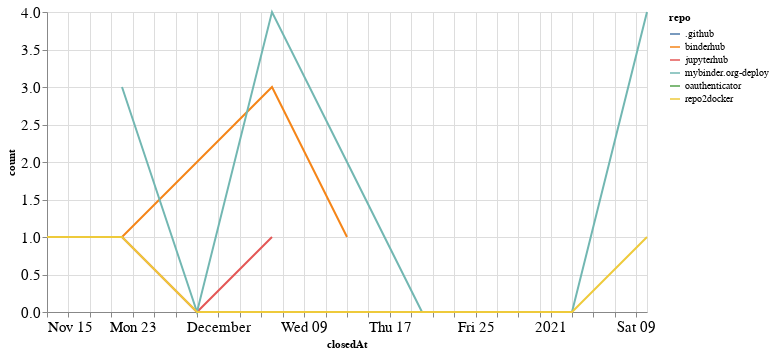

Notebook source saved alongside this figure:
### Code cell
closed_by_time = closed_by.groupby('repo').resample('W', on='closedAt').count()['author'].reset_index()
closed_by_time = closed_by_time.rename(columns={'author': 'count'})

alt.Chart(closed_by_time, width=600).mark_line().encode(
    x='closedAt',
    y='count',
    color='repo',
    tooltip="repo"
)

### Figure 1 — Vega-Lite specification as saved in the notebook (floating-point values rounded to 4 significant figures)
{"config": {"axisLeft": {"labelFontSize": 15}, "axisBottom": {"labelFontSize": 15}}, "data": {"name": "data-91a7146cd45b12bb8aa579bcf3b8eb56"}, "mark": "line", "encoding": {"color": {"type": "nominal", "field": "repo"}, "tooltip": {"type": "nominal", "field": "repo"}, "x": {"type": "temporal", "field": "closedAt"}, "y": {"type": "quantitative", "field": "count"}}, "width": 600, "$schema": "https://vega.github.io/schema/vega-lite/v4.8.1.json", "datasets": {"data-91a7146cd45b12bb8aa579bcf3b8eb56": [{"repo": ".github", "closedAt": "2020-12-06T00:00:00", "count": 1}, {"repo": "binderhub", "closedAt": "2020-11-15T00:00:00", "count": 1}, {"repo": "binderhub", "closedAt": "2020-11-22T00:00:00", "count": 1}, {"repo": "binderhub", "closedAt": "2020-11-29T00:00:00", "count": 2}, {"repo": "binderhub", "closedAt": "2020-12-06T00:00:00", "count": 3}, {"repo": "binderhub", "closedAt": "2020-12-13T00:00:00", "count": 1}, {"repo": "jupyterhub", "closedAt": "2020-11-22T00:00:00", "count": 1}, {"repo": "jupyterhub", "closedAt": "2020-11-29T00:00:00", "count": 0}, {"repo": "jupyterhub", "closedAt": "2020-12-06T00:00:00", "count": 1}, {"repo": "mybinder.org-deploy", "closedAt": "2020-11-22T00:00:00", "count": 3}, {"repo": "mybinder.org-deploy", "closedAt": "2020-11-29T00:00:00", "count": 0}, {"repo": "mybinder.org-deploy", "closedAt": "2020-12-06T00:00:00", "count": 4}, {"repo": "mybinder.org-deploy", "closedAt": "2020-12-13T00:00:00", "count": 2}, {"repo": "mybinder.org-deploy", "closedAt": "2020-12-20T00:00:00", "count": 0}, {"repo": "mybinder.org-deploy", "closedAt": "2020-12-27T00:00:00", "count": 0}, {"repo": "mybinder.org-deploy", "closedAt": "2021-01-03T00:00:00", "count": 0}, {"repo": "mybinder.org-deploy", "closedAt": "2021-01-10T00:00:00", "count": 4}, {"repo": "oauthenticator", "closedAt": "2020-11-22T00:00:00", "count": 1}, {"repo": "repo2docker", "closedAt": "2020-11-15T00:00:00", "count": 1}, {"repo": "repo2docker", "closedAt": "2020-11-22T00:00:00", "count": 1}, {"repo": "repo2docker", "closedAt": "2020-11-29T00:00:00", "count": 0}, {"repo": "repo2docker", "closedAt": "2020-12-06T00:00:00", "count": 0}, {"repo": "repo2docker", "closedAt": "2020-12-13T00:00:00", "count": 0}, {"repo": "repo2docker", "closedAt": "2020-12-20T00:00:00", "count": 0}, {"repo": "repo2docker", "closedAt": "2020-12-27T00:00:00", "count": 0}, {"repo": "repo2docker", "closedAt": "2021-01-03T00:00:00", "count": 0}, {"repo": "repo2docker", "closedAt": "2021-01-10T00:00:00", "count": 1}]}}
